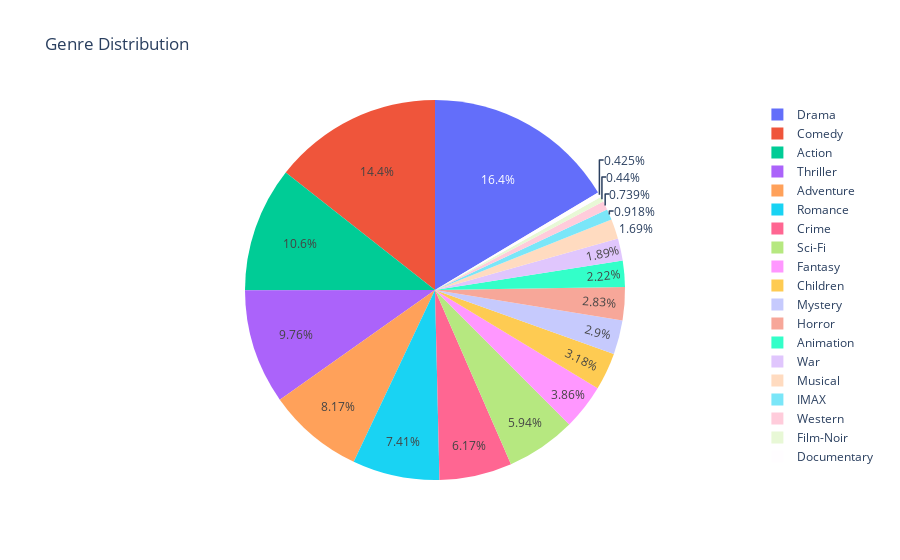

Here is the notebook cell this chart was saved with:
### Code cell
# Tampilkan menggunakan pie chart

px.pie(genres,
       names=genres.index,
       values=genres.values,
       title='Genre Distribution')

### Figure 1 — Plotly figure (JSON) as saved in the notebook; plotly's stock layout.template omitted (floating-point values rounded to 4 significant figures)
{"data": [{"domain": {"x": [0, 1], "y": [0, 1]}, "hovertemplate": "index=%{label}<br>value=%{value}<extra></extra>", "labels": ["Drama", "Comedy", "Action", "Thriller", "Adventure", "Romance", "Crime", "Sci-Fi", "Fantasy", "Children", "Mystery", "Horror", "Animation", "War", "Musical", "IMAX", "Western", "Film-Noir", "Documentary"], "legendgroup": "", "name": "", "showlegend": true, "type": "pie", "values": [2201, 1927, 1426, 1308, 1095, 993, 827, 796, 517, 426, 388, 379, 297, 253, 226, 123, 99, 59, 57]}], "layout": {"legend": {"tracegroupgap": 0}, "title": {"text": "Genre Distribution"}}}
